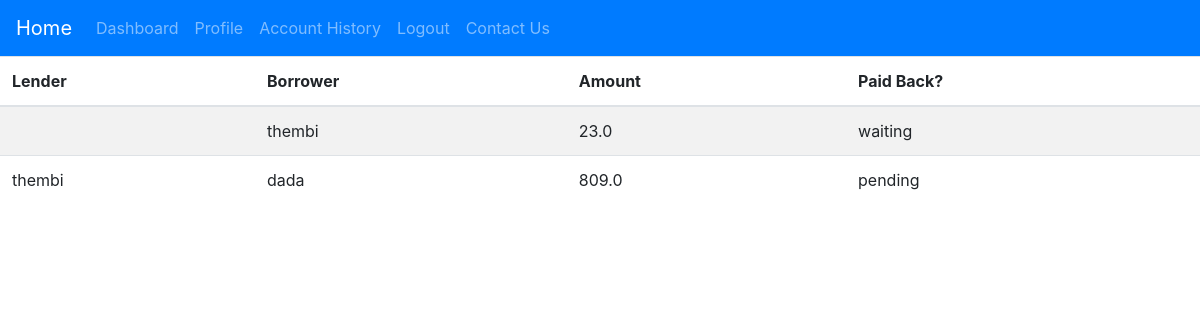
The page /account_history/ (signed in) on the database its author committed.
### dash/models.py (models this page shows)
class transactions(models.Model):
    borrower = models.CharField(blank=False,max_length=30)
    amount = models.FloatField(blank=False,) #, min_value = 10, max_value  =500
    amountPaid = models.FloatField(blank=True, default=0)
    interestRate = models.FloatField(blank=True, default=1)
    datePosted = models.DateTimeField(blank=False, default=datetime.now())
    status = models.ForeignKey(transactionState)
    dueDate = models.DateTimeField(blank=True, default=(datetime.now() + timedelta(days=30)))
    descriptionOfUse = models.TextField(blank=True, max_length=200)
    lender = models.CharField(max_length=30, blank=True)
    lendingDate = models.DateTimeField(blank=True,default=(datetime.now() + timedelta(days=30)))
    def __str__(self):
        return str(self.borrower)+' from '+str(self.lender)+' amount '+ str(self.amount)

class transactionState(models.Model):
    state = models.CharField(max_length=20)
    description = models.TextField(max_length=50)
    def __str__(self):
        return str(self.state)

### dash/views.py (the view)
# urls.py: url(r'^account_history/', views.account_history, name="history"),
@login_required(login_url='/login/')
def account_history(request):       #transactions where the logged in user was involved
    currUser = request.user
    myTrans = transactions.objects.filter(Q(borrower=currUser.username)|Q(lender=currUser.username))
    print (myTrans)
    return render(request, 'dash/account_history.html',{'myTrans':myTrans})

### templates/dash/account_history.html (shortened to what this page needs)
{% extends 'public/base.html' %}
{% block content %}
    <table class="table table-striped">
  <thead>
    <tr>
      <th class="mdl-data-table__cell--non-numeric">Lender</th>
      <th class="mdl-data-table__cell--non-numeric">Borrower</th>
      <th>Amount</th>
      <th class="mdl-data-table__cell--non-numeric">Paid Back?</th>
    </tr>
  </thead>
  <tbody>
  {% for tran in myTrans %}
        <tr>
          <td class="mdl-data-table__cell--non-numeric">{{ tran.lender }}</td>
          <td class="mdl-data-table__cell--non-numeric">{{ tran.borrower }}</td>
          <td>{{ tran.amount }}</td>
          <td class="mdl-data-table__cell--non-numeric">{{ tran.status }}</td>
        </tr>
  {% endfor %}
  </tbody>
</table>
{% endblock %}

### rows shown on the page
transactions: borrower "thembi", amount "23.0", status "waiting"
transactions: lender "thembi", borrower "dada", amount "809.0", status "pending"
